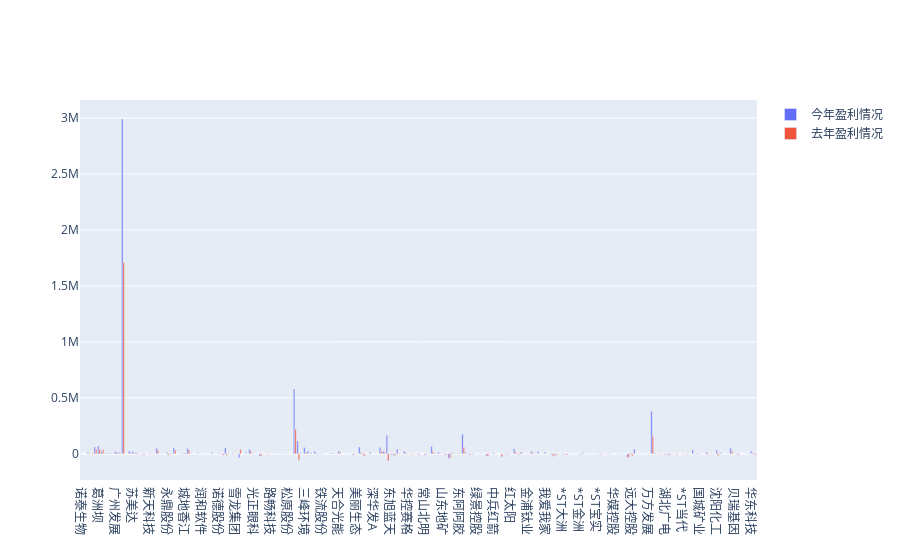

This figure's notebook cell:
### Markdown cell above
<b>如下图：共197只股票 可视化工具：Plotly https://plotly.com/python/bar-charts/#grouped-bar-chart</b>
<ul>
<li>图一：中国人寿/三一重工/格力电器为盈利状况最好的三家公司</li>
<li>图一：彩虹股份/中集集团/东旭光电为去年盈利最差的三家公司，但是中集集团/彩虹股份均在今年扭亏为盈</li>
<li>图二：常熟汽饰/苏常柴A/深华发A为同比净利润率增长最高的三家公司，光迅科技/*ST盈方/安道麦A为最低，*ST盈方可能有退市风险</li>
<li>图三：ST股(High Risk)今年总体表现均为亏损，非ST股总体表现为盈利</li>
    </ul>

### Code cell
# 观察今年与去年的盈利情况

fig = go.Figure(data=[
    go.Bar(name='今年盈利情况', x=df_final['stockName'], y=df_final['maxProfit']),
    go.Bar(name='去年盈利情况', x=df_final['stockName'], y=df_final['lastyProfit'])
])
# Change the bar mode
fig.update_layout(barmode='group')
fig.show()

### Figure 1 — Plotly figure (JSON) as saved in the notebook; plotly's stock layout.template omitted (floating-point values rounded to 4 significant figures; data arrays with more than 128 entries replaced by an {"elided": "..."} marker saying what was removed)
{"data": [{"name": "今年盈利情况", "type": "bar", "x": {"elided": "197 str values"}, "y": {"elided": "197 float values"}}, {"name": "去年盈利情况", "type": "bar", "x": {"elided": "197 str values"}, "y": {"elided": "197 float values"}}], "layout": {"barmode": "group"}}
